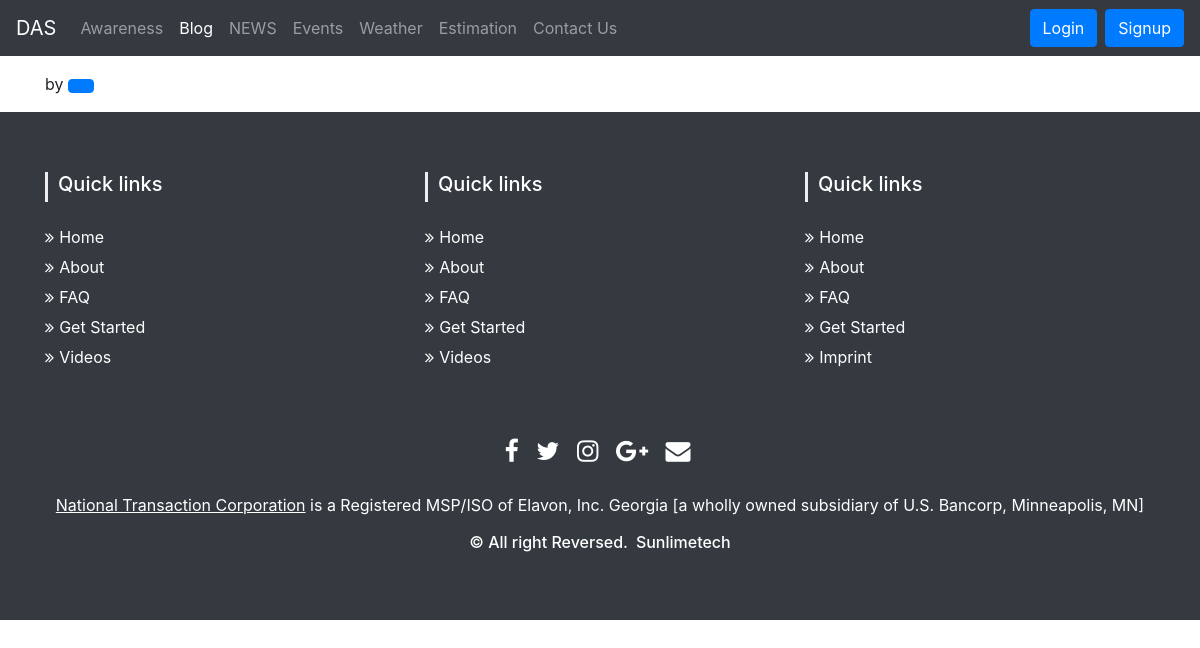
Page /blogpost/fgdgh on the earlier database version.
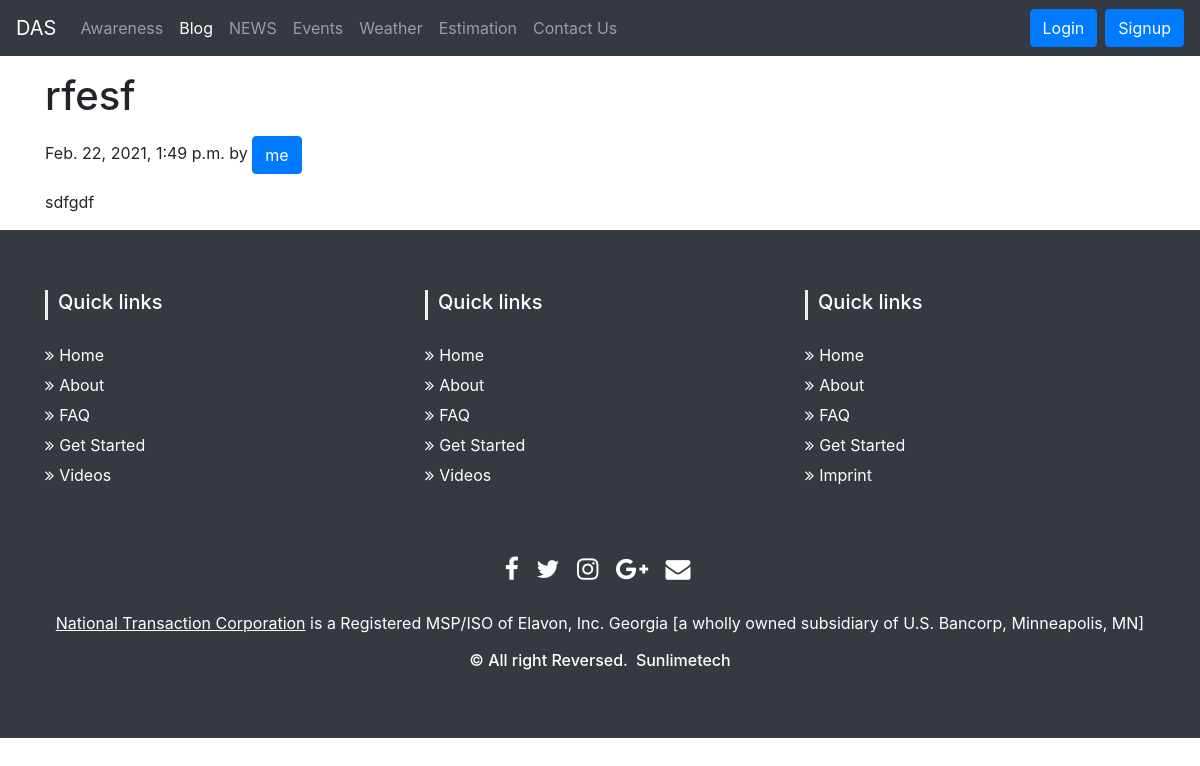
Same page on the later database version.
### fyp/models.py (models this page shows, shortened)
class Blog(models.Model):
    sno = models.AutoField(primary_key=True)
    title = models.CharField(max_length=200)
    content = RichTextField(null=True)
    short_desc = models.CharField(max_length=300, default="")
    slug = models.CharField(max_length=100)
    time = models.DateTimeField(auto_now_add=True)
    author = models.CharField(max_length=20, default="")
    username = models.CharField(max_length=20, default="")

### fyp/views.py (the view)
# urls.py: path('blogpost/<str:slug>', views.blogpost, name='blog'),
def blogpost(request, slug):
    blog = Blog.objects.filter(slug=slug).first
    context = {'blog': blog}
    return render(request, 'blogpost.html', context)

### templates/blogpost.html (shortened to what this page needs)
{% extends 'base.html' %}
{% block blogactive %}active{% endblock blogactive %}
{% block body %}
<div class="container my-3">
<h1 class="my-3"> {{blog.title}} </h1>
<p class="blog-post-meta">{{blog.time}} by <button type="button" class="btn btn-primary" data-toggle="modal" data-target="#MyModal">
 {{blog.author}}</button></p>
<div class="my-3">
    {{blog.content|safe}}
</div>
</div>
{% endblock body %}

Differences in the rows shown:
added Blog: title "rfesf", time "Feb. 22, 2021, 1:49 p.m.", author "me", content "sdfgdf"
